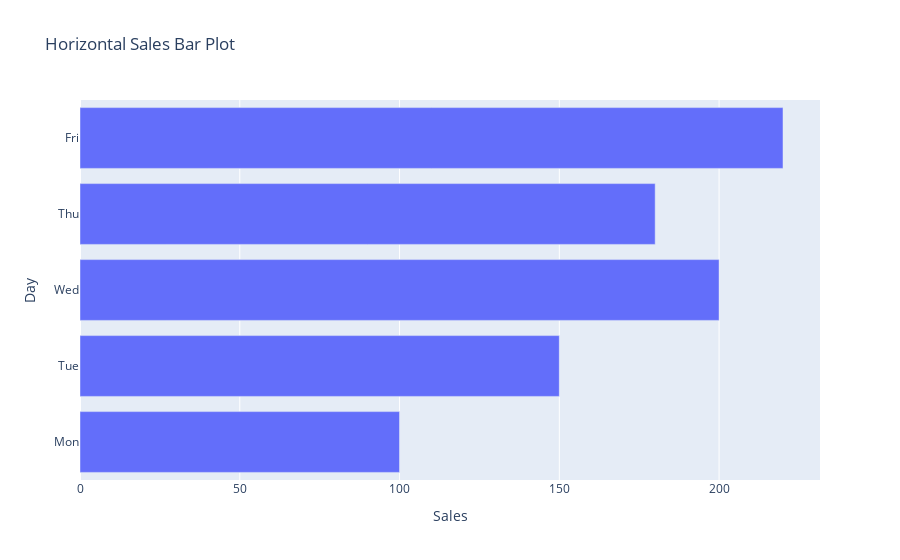

Notebook code for this chart:
### Markdown cell above
### Bar Plot Example 4: Horizontal Bar Plot

### Code cell
fig = px.bar(
    df,
    x="Sales",
    y="Day",
    orientation="h",
    title="Horizontal Sales Bar Plot"
)
fig.show()

### Figure 1 — Plotly figure (JSON) as saved in the notebook; plotly's stock layout.template omitted (floating-point values rounded to 4 significant figures)
{"data": [{"hovertemplate": "Sales=%{x}<br>Day=%{y}<extra></extra>", "legendgroup": "", "marker": {"color": "#636efa", "pattern": {"shape": ""}}, "name": "", "orientation": "h", "showlegend": false, "textposition": "auto", "type": "bar", "x": [100, 150, 200, 180, 220], "xaxis": "x", "y": ["Mon", "Tue", "Wed", "Thu", "Fri"], "yaxis": "y"}], "layout": {"autosize": true, "barmode": "relative", "legend": {"tracegroupgap": 0}, "title": {"text": "Horizontal Sales Bar Plot"}, "xaxis": {"anchor": "y", "autorange": true, "domain": [0, 1], "range": [0, 231.6], "title": {"text": "Sales"}, "type": "linear"}, "yaxis": {"anchor": "x", "autorange": true, "domain": [0, 1], "range": [-0.5, 4.5], "title": {"text": "Day"}, "type": "category"}}}
